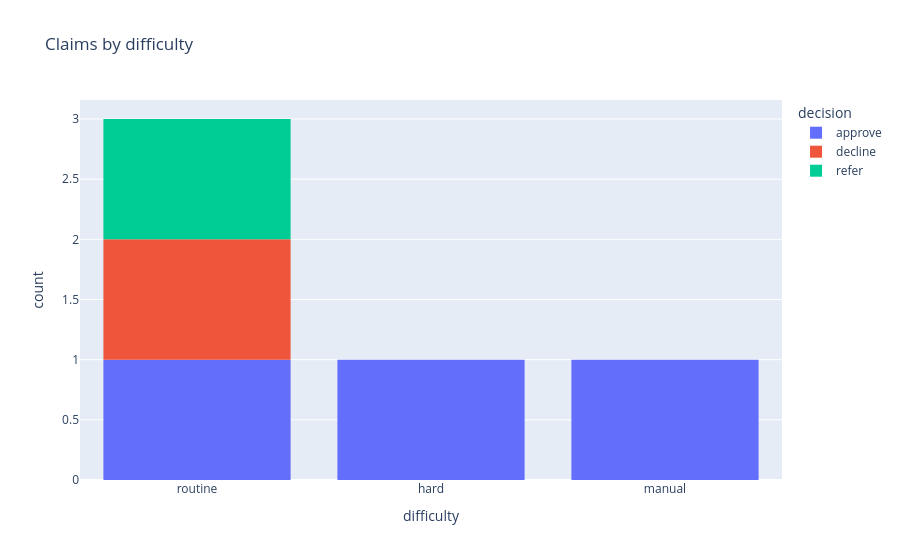

Here is the notebook cell this chart was saved with:
### Markdown cell above
Here's a breakdown by difficulty. The policy wording is enough to decide the routine and hard claims. The manual claims depend on the claims manual or the customer's history.

### Code cell
fig = px.histogram(
    data,
    x="difficulty",
    color="decision",
    category_orders={"difficulty": ["routine", "hard", "manual"]},
    title="Claims by difficulty",
)
fig.show()

### Figure 1 — Plotly figure (JSON) as saved in the notebook; plotly's stock layout.template omitted (floating-point values rounded to 4 significant figures)
{"data": [{"bingroup": "x", "hovertemplate": "decision=approve<br>difficulty=%{x}<br>count=%{y}<extra></extra>", "legendgroup": "approve", "marker": {"color": "#636efa", "pattern": {"shape": ""}}, "name": "approve", "orientation": "v", "showlegend": true, "type": "histogram", "x": ["routine", "manual", "hard"], "xaxis": "x", "yaxis": "y"}, {"bingroup": "x", "hovertemplate": "decision=decline<br>difficulty=%{x}<br>count=%{y}<extra></extra>", "legendgroup": "decline", "marker": {"color": "#EF553B", "pattern": {"shape": ""}}, "name": "decline", "orientation": "v", "showlegend": true, "type": "histogram", "x": ["routine"], "xaxis": "x", "yaxis": "y"}, {"bingroup": "x", "hovertemplate": "decision=refer<br>difficulty=%{x}<br>count=%{y}<extra></extra>", "legendgroup": "refer", "marker": {"color": "#00cc96", "pattern": {"shape": ""}}, "name": "refer", "orientation": "v", "showlegend": true, "type": "histogram", "x": ["routine"], "xaxis": "x", "yaxis": "y"}], "layout": {"barmode": "relative", "legend": {"title": {"text": "decision"}, "tracegroupgap": 0}, "title": {"text": "Claims by difficulty"}, "xaxis": {"anchor": "y", "categoryarray": ["routine", "hard", "manual"], "categoryorder": "array", "domain": [0, 1], "title": {"text": "difficulty"}}, "yaxis": {"anchor": "x", "domain": [0, 1], "title": {"text": "count"}}}}
